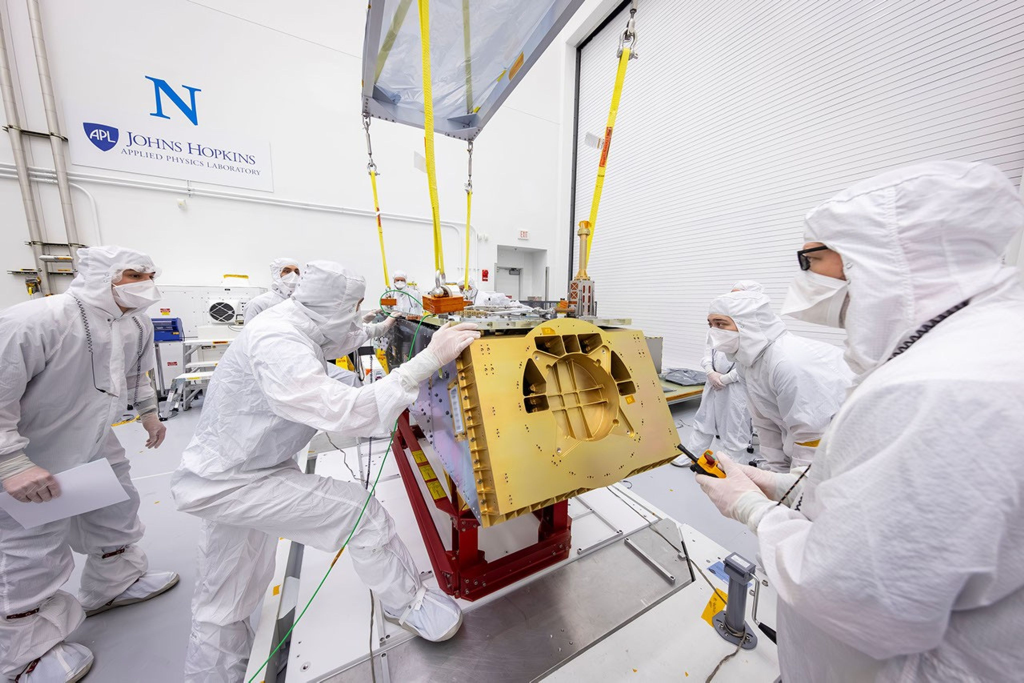
#> input picture research/lander-structure-2026/nasa-apl-top-deck-fit-check.jpg, 4096 x 2730 px (shown at 1/4 size)
$ python make-comparison.py
#> lines starting #> are read from the running program, lines starting #| are printed output that depends on the picture
from pathlib import Path
from PIL import Image, ImageDraw, ImageFont, ImageOps

root=Path(__file__).resolve().parents[2]
here=Path(__file__).resolve().parent
font=ImageFont.truetype('C:/Windows/Fonts/arial.ttf',22)
small=ImageFont.truetype('C:/Windows/Fonts/arial.ttf',18)
sheet=Image.new('RGB',(1800,1580),'#e7ecef')
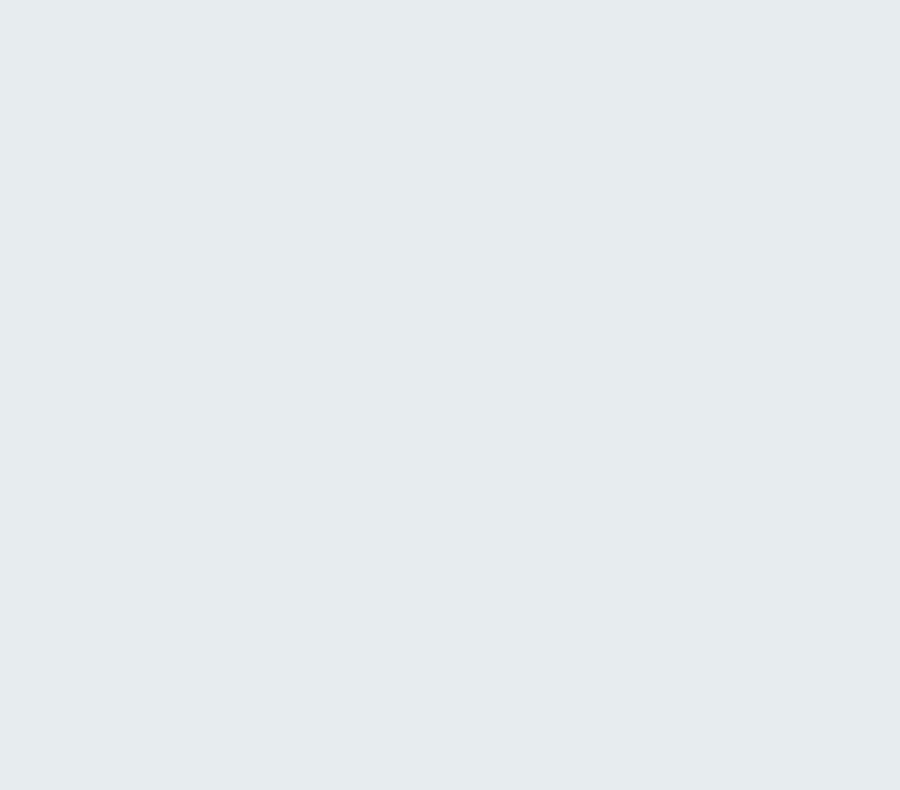
#> sheet: PIL image 1800x1580 RGB (shown at 1/2 size); mean R, G, B 231, 236, 239
draw=ImageDraw.Draw(sheet)
panels=[
    ('REAL: panel edge at the aft bulkhead',root/'research/lander-structure-2026/nasa-apl-top-deck-fit-check.jpg',(1540,1210,2800,2230),'NASA / Johns Hopkins APL / Ed Whitman. Appearance only.'),
    ('TECHNICAL CAD: body arrangement',root/'research/sources/ices2023-389-lander-thermal/ices2023-389-p05.jpg',None,'Coker et al., ICES-2023-389 p5. Not fitting/layup evidence.'),
    ('MODEL: port panel, two camera reliefs',here/'port-after/model-inner.png',None,'0.254 mm faces. Reliefs and detailed construction estimated.'),
    ('MODEL: nose joint pair in context',here/'joints-after/nose-joint-context.png',None,'New estimated joints; existing bulkhead shown translucent.'),
    ('MODEL: canted aft joints in context',here/'joints-after/aft-joint-context.png',None,'Follows the existing 25-degree frame. Not flight joint CAD.'),
    ('APP: phone joint inspection',here/'joints-after/assembly-internal-390.png',None,'Separate joint masks; all 24 numbered parts remain unchanged.'),
]
for i,(title,path,crop,caption) in enumerate(panels):
    x,y=(i%2)*900,(i//2)*510
    draw.text((x+20,y+16),title,font=font,fill='#17242b')
    im=Image.open(path).convert('RGB')
#> im is the input picture: PIL image 4096x2730 RGB; mean R, G, B 194.5, 188.9, 189.5
    if crop:im=im.crop(crop)
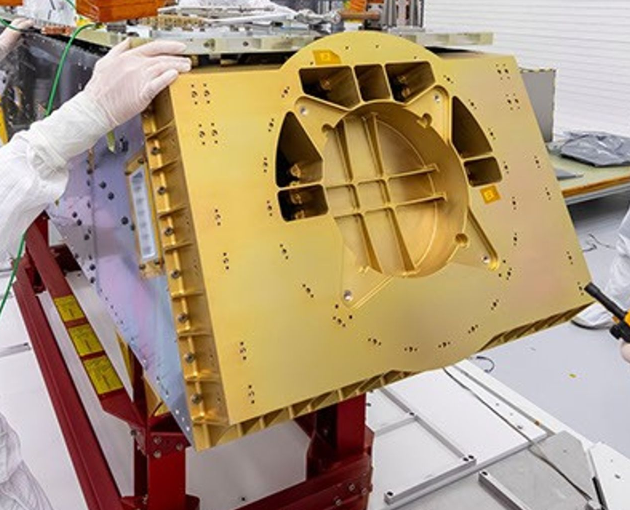
#> im: PIL image 1260x1020 RGB (shown at 1/2 size); mean R, G, B 171.3, 150, 122.3
    im=ImageOps.contain(im,(860,405))
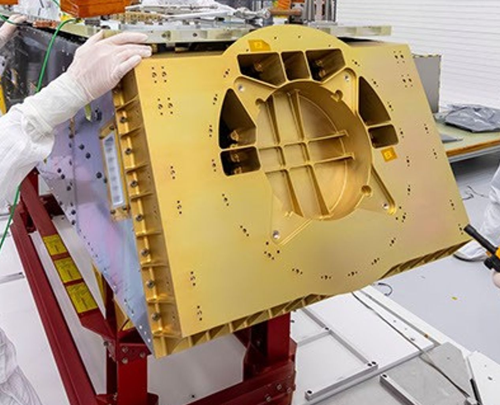
#> im: PIL image 500x405 RGB; mean R, G, B 171.3, 150, 122.3
    sheet.paste(im,(x+20+(860-im.width)//2,y+53+(405-im.height)//2))
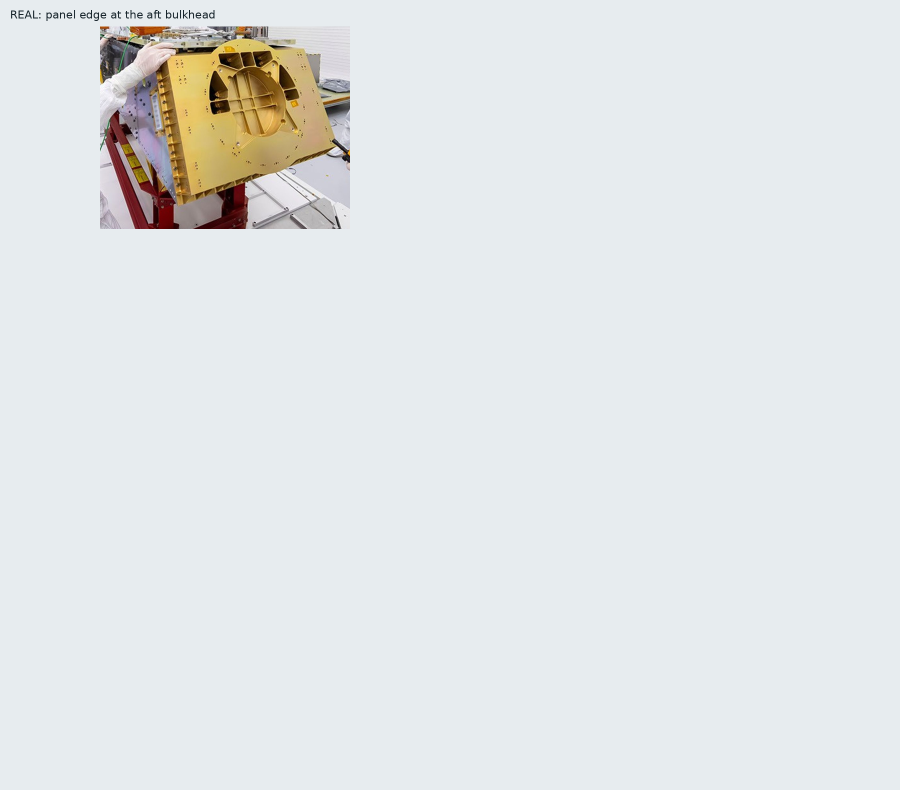
#> sheet: PIL image 1800x1580 RGB (shown at 1/2 size); mean R, G, B 226.6, 229.7, 230.6
#> (the run stopped early here; a loop or call above may not have finished)
